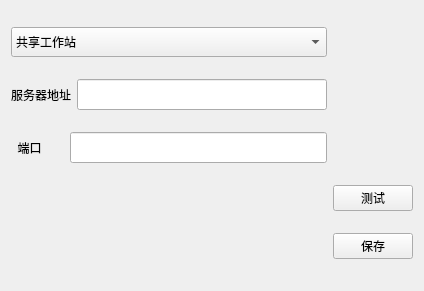
<?xml version="1.0" encoding="UTF-8"?>
<ui version="4.0">
 <class>Form</class>
 <widget class="QWidget" name="Form">
  <property name="geometry">
   <rect>
    <x>0</x>
    <y>0</y>
    <width>424</width>
    <height>291</height>
   </rect>
  </property>
  <property name="windowTitle">
   <string>Form</string>
  </property>
  <layout class="QGridLayout" name="gridLayout">
   <item row="0" column="0">
    <widget class="QComboBox" name="comboBox">
     <property name="minimumSize">
      <size>
       <width>0</width>
       <height>30</height>
      </size>
     </property>
     <item>
      <property name="text">
       <string>共享工作站</string>
      </property>
     </item>
     <item>
      <property name="text">
       <string>私有工作站</string>
      </property>
     </item>
    </widget>
   </item>
   <item row="1" column="0">
    <layout class="QHBoxLayout" name="horizontalLayout_2">
     <item>
      <widget class="QLabel" name="label">
       <property name="text">
        <string>服务器地址</string>
       </property>
      </widget>
     </item>
     <item>
      <widget class="QLineEdit" name="ip">
       <property name="minimumSize">
        <size>
         <width>0</width>
         <height>31</height>
        </size>
       </property>
      </widget>
     </item>
    </layout>
   </item>
   <item row="2" column="0">
    <layout class="QHBoxLayout" name="horizontalLayout">
     <item>
      <widget class="QLabel" name="label_2">
       <property name="text">
        <string>  端口</string>
       </property>
      </widget>
     </item>
     <item>
      <spacer name="horizontalSpacer">
       <property name="orientation">
        <enum>Qt::Horizontal</enum>
       </property>
       <property name="sizeType">
        <enum>QSizePolicy::Preferred</enum>
       </property>
       <property name="sizeHint" stdset="0">
        <size>
         <width>22</width>
         <height>20</height>
        </size>
       </property>
      </spacer>
     </item>
     <item>
      <widget class="QLineEdit" name="port">
       <property name="minimumSize">
        <size>
         <width>0</width>
         <height>31</height>
        </size>
       </property>
      </widget>
     </item>
    </layout>
   </item>
   <item row="3" column="1">
    <widget class="QPushButton" name="test">
     <property name="text">
      <string>测试</string>
     </property>
    </widget>
   </item>
   <item row="4" column="1">
    <widget class="QPushButton" name="save">
     <property name="text">
      <string>保存</string>
     </property>
    </widget>
   </item>
  </layout>
 </widget>
 <resources/>
 <connections/>
</ui>
